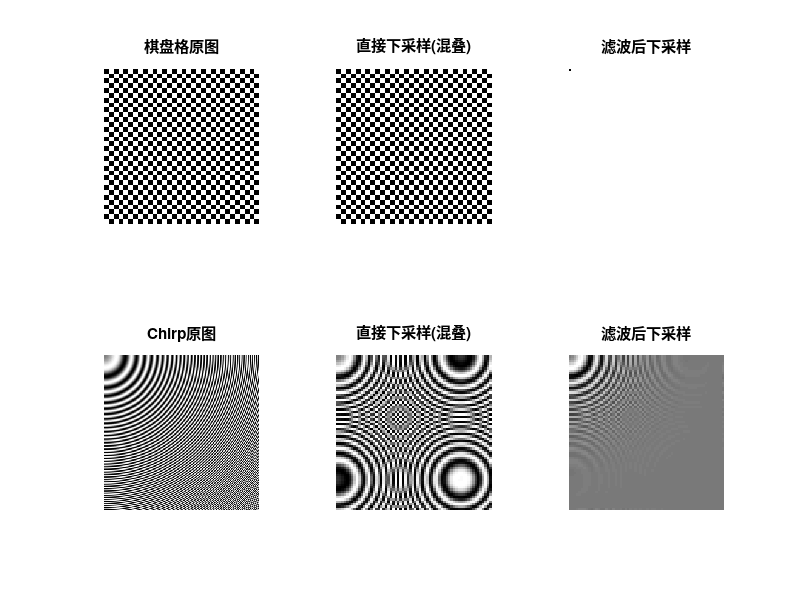

Reproduce this figure in MATLAB. (Note: this script raises an error after producing the figure.)
clear; clc; close all;

M = 4;                  
sigma_theory = 0.45*M;  
fprintf('理论最优 σ = %.2f\n', sigma_theory);

N = 256;
I_chess = checkerboard(8, N/16, N/16) > 0.5;
[x,y] = meshgrid(linspace(0,1,N), linspace(0,1,N));
I_chirp = sin(2*pi*40*(x.^2 + y.^2));

I_chess_direct = I_chess(1:M:end, 1:M:end);
I_chirp_direct = I_chirp(1:M:end, 1:M:end);

sigma = sigma_theory;
h = fspecial('gaussian', round(6*sigma)+1, sigma);
I_chess_filt = imfilter(I_chess, h, 'replicate');
I_chirp_filt = imfilter(I_chirp, h, 'replicate');

I_chess_down = I_chess_filt(1:M:end, 1:M:end);
I_chirp_down = I_chirp_filt(1:M:end, 1:M:end);

figure(1);
subplot(2,3,1); imshow(I_chess,[]); title('棋盘格原图');
subplot(2,3,2); imshow(I_chess_direct,[]); title('直接下采样(混叠)');
subplot(2,3,3); imshow(I_chess_down,[]); title('滤波后下采样');

subplot(2,3,4); imshow(I_chirp,[]); title('Chirp原图');
subplot(2,3,5); imshow(I_chirp_direct,[]); title('直接下采样(混叠)');
subplot(2,3,6); imshow(I_chirp_down,[]); title('滤波后下采样');
sgtitle('3.1 混叠现象与抗混叠滤波对比');

I_camera = im2double(imread('cameraman.tif'));
sigmas = [0.5, 1.0, 1.8, 2.0, 4.0];
figure(2);
for i = 1:length(sigmas)
    s = sigmas(i);
    h = fspecial('gaussian', round(6*s)+1, s);
    If = imfilter(I_camera, h, 'replicate');
    Id = If(1:M:end, 1:M:end);
    subplot(2,3,i); imshow(Id,[]);
    title(sprintf('σ=%.1f',s));
end
sgtitle('4.1 不同σ下采样效果');

[Gx, Gy] = gradient(I_camera);
grad = sqrt(Gx.^2 + Gy.^2);

sigma_min = 0.5;
sigma_max = 2.2;

block = 8;
[h, w] = size(I_camera);
I_adap = zeros(h, w, 'like', I_camera); 

for i = 1:block:h
    for j = 1:block:w
        i2 = min(i+block-1, h);
        j2 = min(j+block-1, w);       
        block_grad = mean(grad(i:i2, j:j2), 'all'); 
        s = sigma_min + (sigma_max - sigma_min) * (block_grad / max(grad(:)));
        hf = fspecial('gaussian', round(6*s) + 1, s);
        I_adap(i:i2, j:j2) = imfilter(I_camera(i:i2, j:j2), hf, 'replicate');
    end
end

sigma_theory = 0.45 * M;
h_global = fspecial('gaussian', round(6*sigma_theory) + 1, sigma_theory);
I_global = imfilter(I_camera, h_global, 'replicate');

I_adap_down = I_adap(1:M:end, 1:M:end);
I_global_down = I_global(1:M:end, 1:M:end);
err = abs(I_global_down - I_adap_down);

figure(3);
subplot(1,3,1); imshow(I_global_down,[]); title('全局固定σ=1.8');
subplot(1,3,2); imshow(I_adap_down,[]); title('自适应σ下采样');
subplot(1,3,3); imshow(err,[]); title('误差图');
colormap jet; colorbar;
sgtitle('5.1 自适应 vs 全局固定滤波');

fprintf('\n===== 思考题答案 =====\n');
fprintf('1. 人脸与背景不应使用相同σ\n');
fprintf('2. 人脸：梯度大、高频多 → σ 偏大(≈%.2f)\n', sigma_theory);
fprintf('3. 背景：平滑、低频多 → σ 偏小(%.1f~%.1f)\n', sigma_min, 1.2);
fprintf('4. 方法：根据局部梯度/方差自适应分配σ\n');
